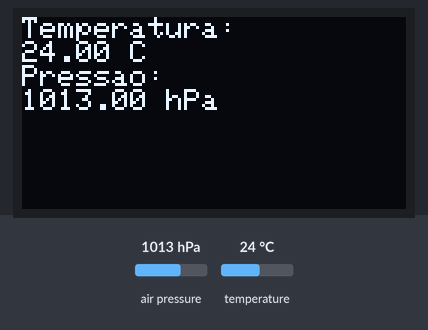
Recording of a sketch running on a simulated ESP32. On the bench: 128×64 one-colour display. The test bench sets the inputs (shaded band); at power-on: air pressure 1013 hPa, temperature 24 °C. What the sketch prints to the serial monitor is not drawn.

Above: at 3.2 s.
3.3 s: air pressure set to 952 hPa
At 5.4 s:
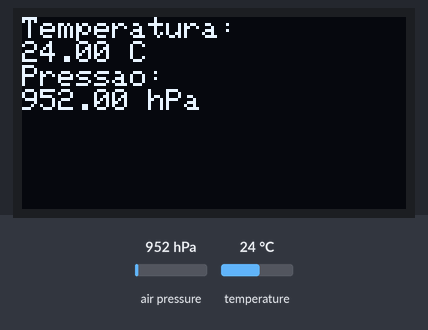
6.0 s: temperature set to 12 °C
At 6.8 s:
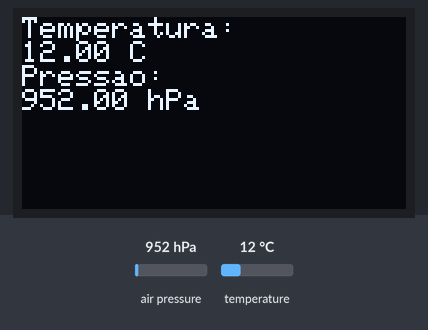
8.7 s: air pressure set to 975 hPa
At 10.9 s:
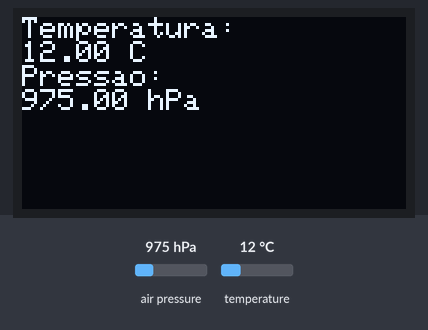
11.7 s: temperature set to 19 °C
Timing chart, 0 to 14.7 s (numbered marks = the images above; inputs shaded):
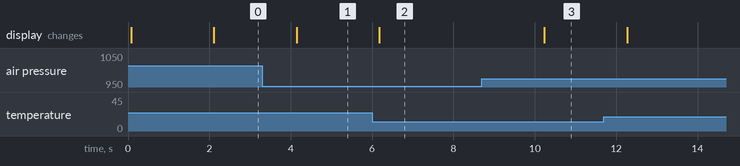

Measured:
- after the input at 3.3 s, the display: changes after 0.84 s (image 1)
- after the input at 6.0 s, the display: changes after 0.17 s (image 2)
- after the input at 8.7 s, the display: changes after 1.5 s (image 3)

The sketch:

ESP32_com_Display_OLED_SSD_1306_e_Sensor_BMP180.ino
```cpp
#include <Wire.h>
#include <Adafruit_SSD1306.h>
#include <Adafruit_BMP085.h>

// Definir a largura e altura do display OLED
#define SCREEN_WIDTH 128
#define SCREEN_HEIGHT 64

// Criar uma instância do display OLED (endereço I2C padrão 0x3C)
Adafruit_SSD1306 display(SCREEN_WIDTH, SCREEN_HEIGHT, &Wire, -1);

// Criar uma instância do sensor BMP180
Adafruit_BMP085 bmp;

void setup() {
  // Inicializar a comunicação serial
  Serial.begin(115200);

  // Inicializar o display OLED
  if (!display.begin(SSD1306_SWITCHCAPVCC, 0x3C)) {
    Serial.println(F("Falha ao inicializar o display SSD1306"));
    for (;;);
  }

  // Limpar o display
  display.clearDisplay();
  display.display();

  // Inicializar o sensor BMP180
  if (!bmp.begin()) {
    Serial.println(F("Falha ao inicializar o sensor BMP180"));
    for (;;);
  }

  // Exibir mensagem de inicialização
  display.setTextSize(1);
  display.setTextColor(SSD1306_WHITE);
  display.setCursor(0, 0);
  display.println(F("Iniciando..."));
  display.display();
  delay(2000); // Aguardar 2 segundos antes de prosseguir
}

void loop() {
  // Limpar o display para atualizar as informações
  display.clearDisplay();

  // Ler dados do BMP180
  float temperature = bmp.readTemperature();
  float pressure = bmp.readPressure();

  // Exibir temperatura e pressão no display OLED
  display.setCursor(0, 0);
  display.setTextSize(1);
  display.setTextColor(SSD1306_WHITE);
  display.println(F("Temperatura:"));
  display.print(temperature);
  display.println(" C");

  display.println(F("Pressao:"));
  display.print(pressure / 100.0);
  display.println(" hPa");

  // Enviar os dados também para o monitor serial
  Serial.print(F("Temperatura: "));
  Serial.print(temperature);
  Serial.println(" C");

  Serial.print(F("Pressao: "));
  Serial.print(pressure / 100.0);
  Serial.println(" hPa");

  // Atualizar o display com as novas informações
  display.display();

  // Aguardar 2 segundos antes de atualizar novamente
  delay(2000);
}
```
